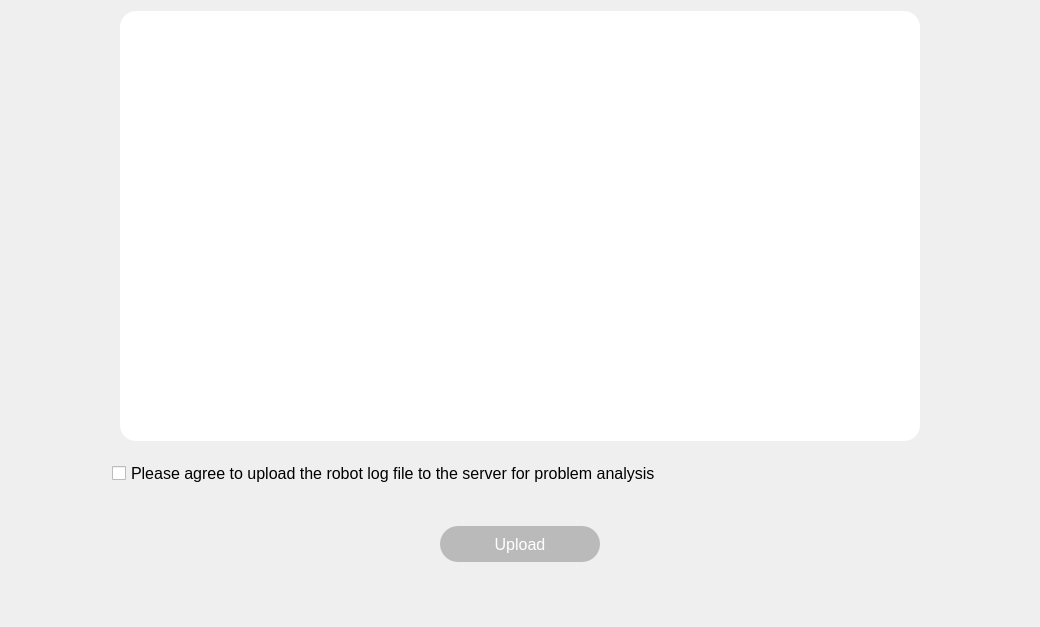
<?xml version="1.0" encoding="UTF-8"?>
<ui version="4.0">
 <class>UploadLogWidget</class>
 <widget class="QWidget" name="UploadLogWidget">
  <property name="geometry">
   <rect>
    <x>0</x>
    <y>0</y>
    <width>1040</width>
    <height>627</height>
   </rect>
  </property>
  <property name="windowTitle">
   <string>Form</string>
  </property>
  <layout class="QVBoxLayout" name="verticalLayout_2">
   <property name="spacing">
    <number>40</number>
   </property>
   <property name="leftMargin">
    <number>112</number>
   </property>
   <property name="rightMargin">
    <number>112</number>
   </property>
   <property name="bottomMargin">
    <number>20</number>
   </property>
   <item>
    <layout class="QVBoxLayout" name="verticalLayout">
     <property name="spacing">
      <number>20</number>
     </property>
     <item>
      <layout class="QHBoxLayout" name="horizontalLayout_4">
       <item>
        <spacer name="horizontalSpacer_5">
         <property name="orientation">
          <enum>Qt::Horizontal</enum>
         </property>
         <property name="sizeHint" stdset="0">
          <size>
           <width>40</width>
           <height>20</height>
          </size>
         </property>
        </spacer>
       </item>
       <item>
        <widget class="QWidget" name="widget" native="true">
         <property name="minimumSize">
          <size>
           <width>800</width>
           <height>430</height>
          </size>
         </property>
         <property name="maximumSize">
          <size>
           <width>800</width>
           <height>430</height>
          </size>
         </property>
         <property name="styleSheet">
          <string notr="true">background: #FFFFFF;
border-radius: 16px;</string>
         </property>
         <layout class="QHBoxLayout" name="horizontalLayout_3">
          <property name="leftMargin">
           <number>30</number>
          </property>
          <property name="topMargin">
           <number>18</number>
          </property>
          <property name="rightMargin">
           <number>30</number>
          </property>
          <property name="bottomMargin">
           <number>18</number>
          </property>
          <item>
           <widget class="QTextEdit" name="textEdit">
            <property name="font">
             <font>
              <pointsize>11</pointsize>
             </font>
            </property>
            <property name="styleSheet">
             <string notr="true">background: #FFFFFF;</string>
            </property>
            <property name="html">
             <string>&lt;!DOCTYPE HTML PUBLIC &quot;-//W3C//DTD HTML 4.0//EN&quot; &quot;http://www.w3.org/TR/REC-html40/strict.dtd&quot;&gt;
&lt;html&gt;&lt;head&gt;&lt;meta name=&quot;qrichtext&quot; content=&quot;1&quot; /&gt;&lt;style type=&quot;text/css&quot;&gt;
p, li { white-space: pre-wrap; }
&lt;/style&gt;&lt;/head&gt;&lt;body style=&quot; font-family:'Sans Serif'; font-size:11pt; font-weight:400; font-style:normal;&quot;&gt;
&lt;p style=&quot;-qt-paragraph-type:empty; margin-top:0px; margin-bottom:0px; margin-left:0px; margin-right:0px; -qt-block-indent:0; text-indent:0px; font-size:9pt;&quot;&gt;&lt;br /&gt;&lt;/p&gt;&lt;/body&gt;&lt;/html&gt;</string>
            </property>
            <property name="overwriteMode">
             <bool>false</bool>
            </property>
            <property name="acceptRichText">
             <bool>true</bool>
            </property>
           </widget>
          </item>
         </layout>
        </widget>
       </item>
       <item>
        <spacer name="horizontalSpacer_6">
         <property name="orientation">
          <enum>Qt::Horizontal</enum>
         </property>
         <property name="sizeHint" stdset="0">
          <size>
           <width>40</width>
           <height>20</height>
          </size>
         </property>
        </spacer>
       </item>
      </layout>
     </item>
     <item>
      <widget class="QCheckBox" name="checkBox">
       <property name="font">
        <font>
         <pointsize>12</pointsize>
        </font>
       </property>
       <property name="styleSheet">
        <string notr="true">QCheckBox::indicator:unchecked {
    image: url(:/res/ic_checkbox.png);
}
QCheckBox::indicator:checked {
    image: url(:/res/ic_checkbox_check.png);
}</string>
       </property>
       <property name="text">
        <string>Please agree to upload the robot log file to the server for problem analysis</string>
       </property>
      </widget>
     </item>
    </layout>
   </item>
   <item>
    <layout class="QHBoxLayout" name="horizontalLayout">
     <item>
      <spacer name="horizontalSpacer">
       <property name="orientation">
        <enum>Qt::Horizontal</enum>
       </property>
       <property name="sizeHint" stdset="0">
        <size>
         <width>40</width>
         <height>20</height>
        </size>
       </property>
      </spacer>
     </item>
     <item>
      <widget class="QPushButton" name="pushButton">
       <property name="enabled">
        <bool>false</bool>
       </property>
       <property name="minimumSize">
        <size>
         <width>160</width>
         <height>36</height>
        </size>
       </property>
       <property name="maximumSize">
        <size>
         <width>160</width>
         <height>36</height>
        </size>
       </property>
       <property name="font">
        <font>
         <pointsize>12</pointsize>
        </font>
       </property>
       <property name="styleSheet">
        <string notr="true">QPushButton
{
background: #7A6CFF;
border-radius: 18px;
color:white;
}
QPushButton:disabled
{
background: #BABABA;
border-radius: 18px;
color:white;
}</string>
       </property>
       <property name="text">
        <string>Upload</string>
       </property>
      </widget>
     </item>
     <item>
      <spacer name="horizontalSpacer_2">
       <property name="orientation">
        <enum>Qt::Horizontal</enum>
       </property>
       <property name="sizeHint" stdset="0">
        <size>
         <width>40</width>
         <height>20</height>
        </size>
       </property>
      </spacer>
     </item>
    </layout>
   </item>
   <item>
    <spacer name="verticalSpacer">
     <property name="orientation">
      <enum>Qt::Vertical</enum>
     </property>
     <property name="sizeHint" stdset="0">
      <size>
       <width>20</width>
       <height>40</height>
      </size>
     </property>
    </spacer>
   </item>
  </layout>
 </widget>
 <resources/>
 <connections/>
</ui>
